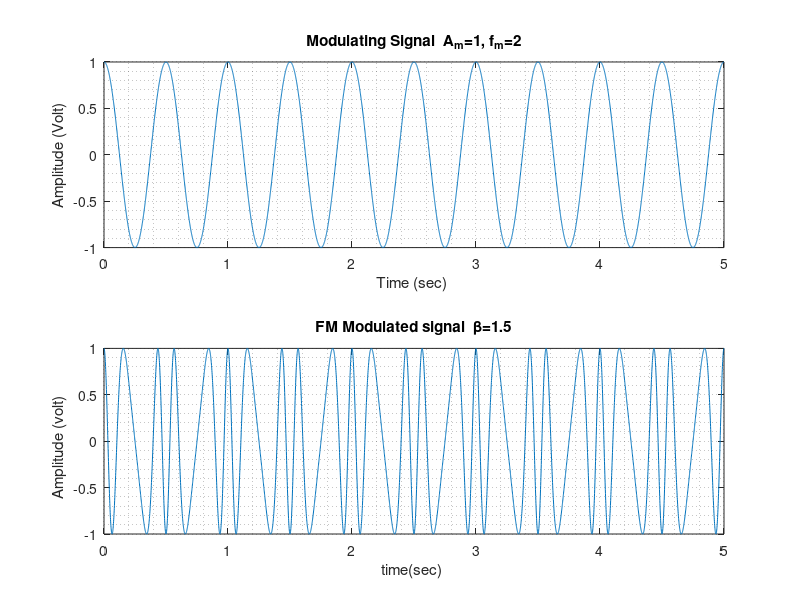
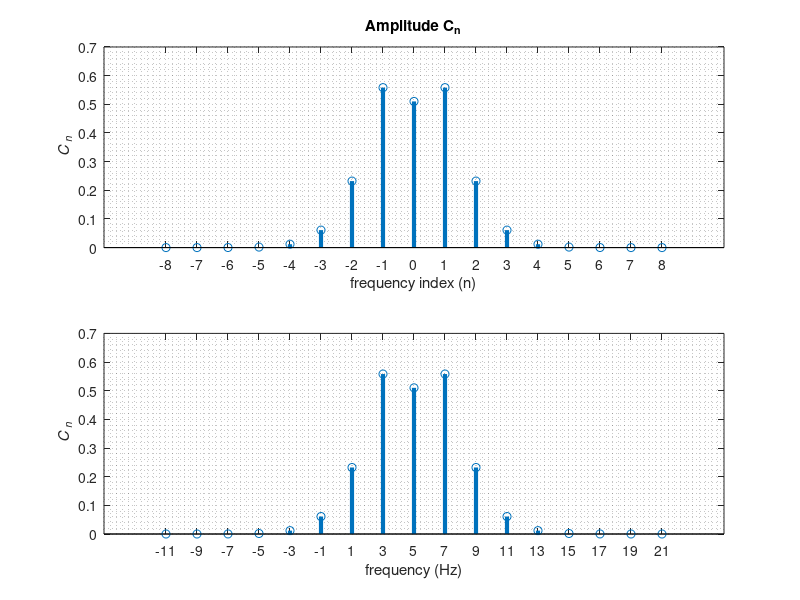
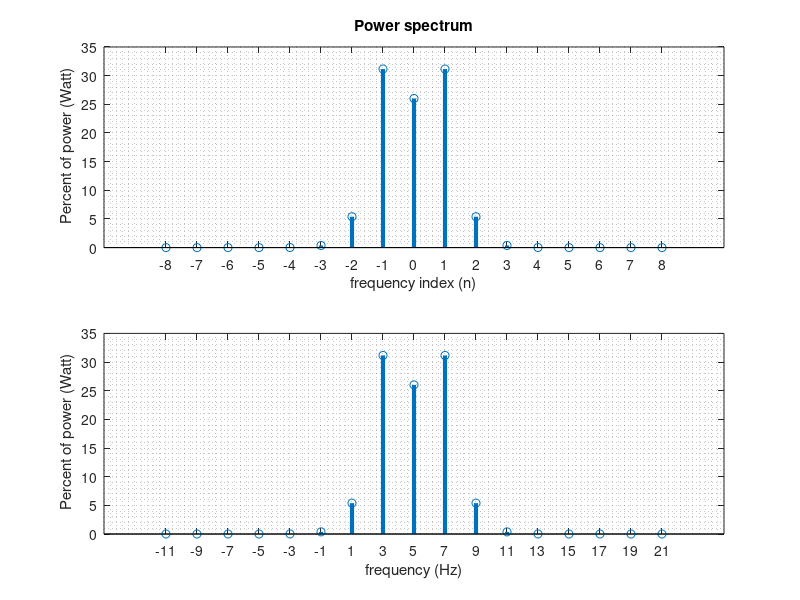

Recreate these plots in MATLAB, in order.
clc;
close all;
clear all;

fprintf('\n              FM_example4.m         \n');
fprintf('\n~~~~~~~~~~~~~~~~~~~~~~~~~~~~~~~~~~~~\n\n');


%% Define FM modulation Index 
fprintf('FM_example4: Frequency of carrier signal ranges in [15, 20]\n\n');
fc = input(' Frequency of carrier:  fc = ');

% setup input parameters 
b =  1.5;      % FM modulation index
               % Frequency of carrier signal    
Ac = 1;        % Amplitude of carrier signal
Am = 1;        % Amplitude of modulating signal
fm = 2;        % Frequency of modulating signal
              
%~~~~~~~~~~~~~~~~~~~~~~~~~~~~~~~~~~~~~~~~~~~~~~~~~
%% Initializations
%~~~~~~~~~~~~~~~~~~~~~~~~~~~~~~~~~~~~~~~~~~~~~~~~~
Fs = 1024;        % sampling rate
Ts = 1/Fs;        % sampling period
t  = [0:Ts:5];    % total time for simulation

%~~~~~~~~~~~~~~~~~~~~~~~~~~~~~~~~~~~~~~~~~~~~~~~~~
%% modulating signal generation 
%~~~~~~~~~~~~~~~~~~~~~~~~~~~~~~~~~~~~~~~~~~~~~~~~~
m = Am*cos(2*pi*fm*t);  % Eqation of modulating signal

%~~~~~~~~~~~~~~~~~~~~~~~~~~~~~~~~~~~~~~~~~~~~~~~~~
%% frequency modulation (FM)
%~~~~~~~~~~~~~~~~~~~~~~~~~~~~~~~~~~~~~~~~~~~~~~~~~
xFM= Ac*cos( 2*pi*fc*t + b*sin(2*pi*fm*t) ); % Slide 83

%~~~~~~~~~~~~~~~~~~~~~~~~~~~~~~~~~~~~~~~~~~~~~~~~~
fprintf('\n\n Experiment settings: \n\n');
%~~~~~~~~~~~~~~~~~~~~~~~~~~~~~~~~~~~~~~~~~~~~~~~~~
disp('###################################################');
fprintf('                                 b = %f\n\n', b);
fprintf('Amplitude of carrier signal      Ac= %f\n', Ac);
fprintf('Frequency of carrier signal      fc= %f\n\n', fc);
fprintf('Amplitude of modulating signal   Am= %f\n', Am);
fprintf('Frequency of modulating signal   fm= %f\n', fm);
disp('###################################################');

fprintf('\n\nΚανόνας του Carson:  BW = 2*fm*(β+1)= %f\n\n', 2*fm*(b+1) );

%~~~~~~~~~~~~~~~~~~~~~~~~~~~~~~~~~~~~~~~~~~~~~~~~~~~~~
%% Ploting signals in time domain
%~~~~~~~~~~~~~~~~~~~~~~~~~~~~~~~~~~~~~~~~~~~~~~~~~~~~~
figure();

subplot(2,1,1); 
plot(t,m)% Graphical representation of Modulating signal
drawnow();
title (['Modulating Signal  A_m=',num2str(Am),', f_m=',num2str(fm)]);
xlabel('Time (sec) ');
ylabel('Amplitude (Volt)');
grid minor;

%modulated signal
subplot(2,1,2);
plot(t,xFM);% Graphical representation of FM signal
drawnow();
title  (['FM Modulated signal  \beta=',num2str(b)]);
xlabel ('time(sec) ');
ylabel ('Amplitude (volt)   ');
grid minor;

%
% ~~~~~~~~~~~~~~~~~~~~~~~~~~~~~~~~~~~~~~~~~~~~~~~~~~~~~~~~~~~~~~~~~~~~~~~~~~~~~~~~~~~~
%
fprintf('\n\n Υπολογισμός πλάτους πλευρικών \n\n');
Freq = fc + (0:8)*fm;
N=length(Freq);
T=1;
for i=1:N
   f0=Freq(i);
   func  = @(t) (Ac*cos( 2*pi*fc*t + b*sin(2*pi*fm*t) )) .* cos(2*pi*1*f0*t);
   A = (2/T) * quad(func, -T/2,T/2,1e-12); % αριθμητική ολοκλήρωση
   
   func  = @(t) (Ac*cos( 2*pi*fc*t + b*sin(2*pi*fm*t) )) .* sin(2*pi*1*f0*t);
   B = (2/T) * quad(func, -T/2,T/2,1e-12); % αριθμητική ολοκλήρωση
   
   C(i)   = sqrt( A^2 + B^2 ); % μέτρο 
   fprintf('n=%1u f=%2u Hz\t C[%1u]=%f \n',...
                i-1,Freq(i),i-1,C(i));
 end 

%
% ~~~~~~~~~~~~~~~~~~~~~~~~~~~~~~~~~~~~~~~~~~~~~~~~~~~~~~~~~~~~~~~~~~~~~~
%
figure();  

subplot(211)
FreqIndex = (-8:8);
CBand =[flip(C(2:end)) C];
stem(FreqIndex, CBand,'Linewidth',3); drawnow();
ylabel('{\it C}_{\it n}');
xlabel('frequency index (n)');
title('Amplitude C_{n}');
set(gca, 'xtick', FreqIndex)
grid minor;

subplot(212)
Frequencies = [flip(fc - (1:8)*fm) Freq];
stem(Frequencies, CBand,'Linewidth',3); drawnow();
ylabel('{\it C}_{\it n}');
xlabel('frequency (Hz)');
set(gca, 'xtick', Frequencies)
grid minor;

%
% ~~~~~~~~~~~~~~~~~~~Power spectrum ~~~~~~~~~~~~~~~~~~~~~~~~~~~~~~~~~~~~
%
P = zeros(17,1); % αρχικοποίηση του array της ισχύος
for i = 1:17
  P(i) = 0.5*CBand(i)^2;
end
Ptotal = 0.5*Ac^2;

fprintf('\n\nTotal power: %f W\n',Ptotal);

n=[-8:8];
Pp  = 100*P/Ptotal;    % ποσοστό ισχύος για κάθε n
for i=1:length(n) % n=[-6:6]
 fprintf('n=%+u \t %6.3f \t %6.3f%% \n', n(i), P(i), Pp(i) );
end

figure();  

subplot(211)
FreqIndex = (-8:8);
stem(FreqIndex, Pp,'Linewidth',3); drawnow();
ylabel(' Percent of power (Watt)');
xlabel('frequency index (n)');
title('Power spectrum');
set(gca, 'xtick', FreqIndex)
grid minor;

subplot(212)
stem(Frequencies, Pp,'Linewidth',3); drawnow();
ylabel(' Percent of power (Watt)');
xlabel('frequency (Hz)');
set(gca, 'xtick', Frequencies)
grid minor;

